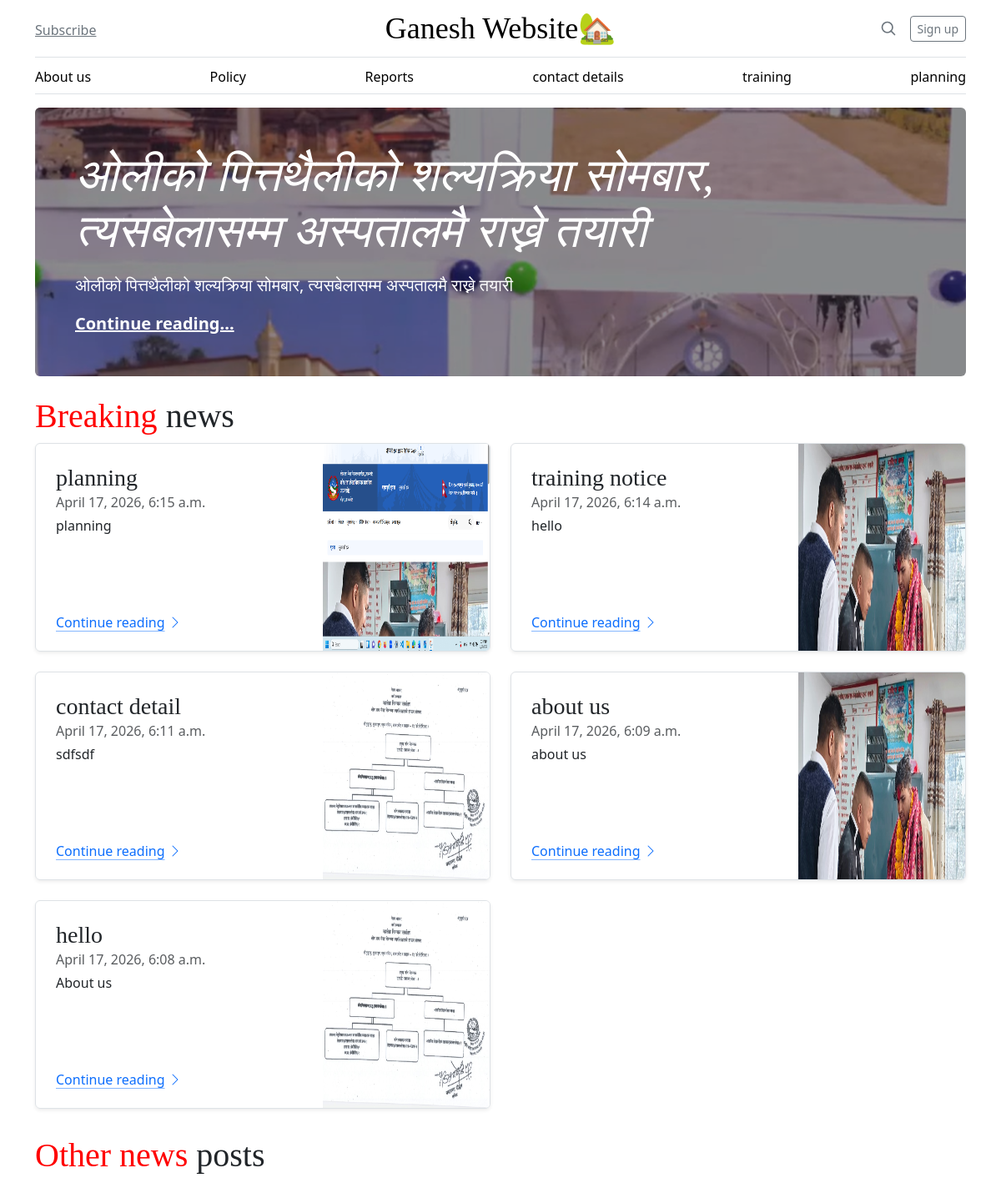
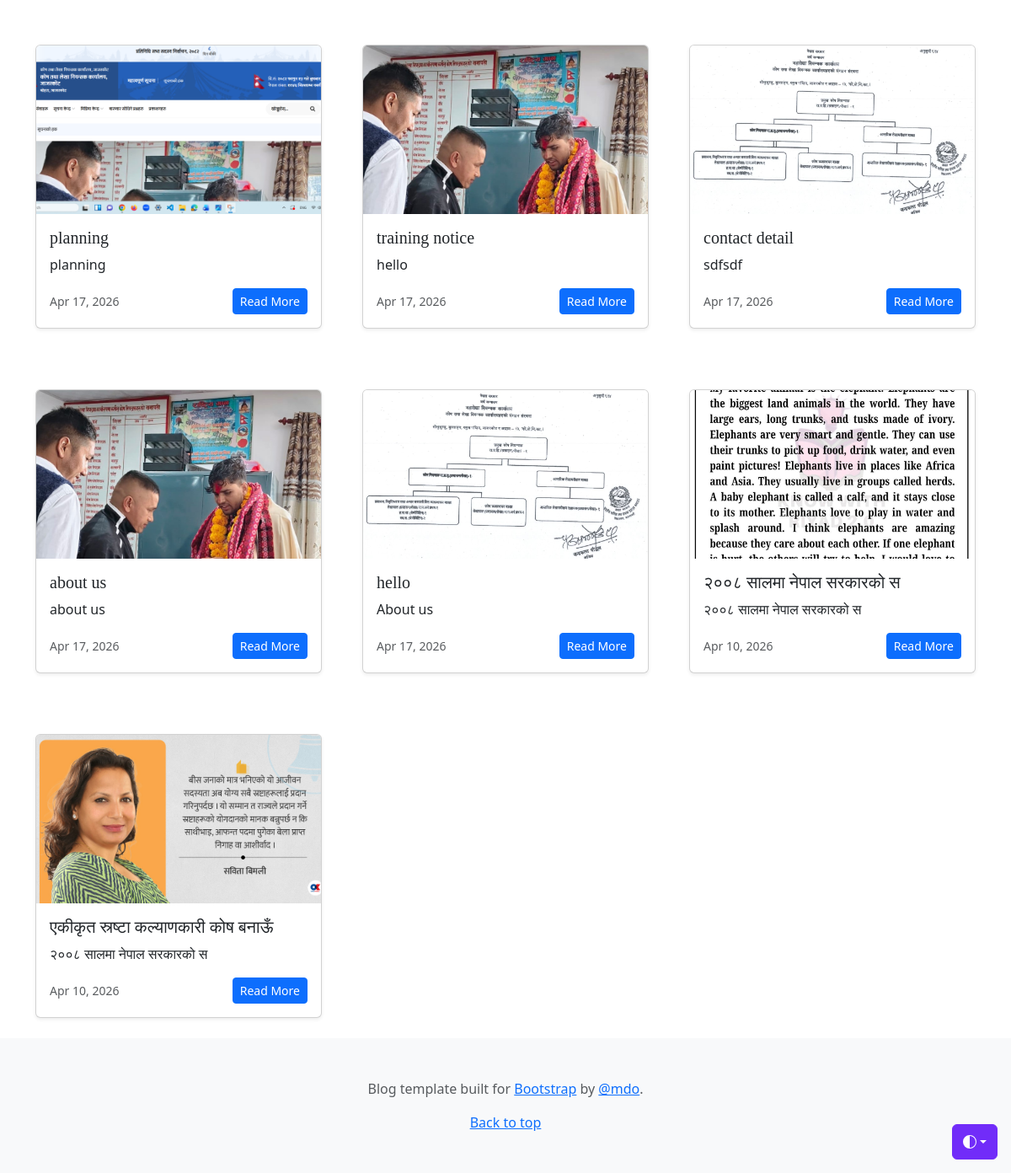
The page / on the database its author committed (2 pictures, top to bottom).
### blog/models.py (models this page shows, shortened)
class Category(models.Model):
    title = models.CharField(max_length=100)
    name = models.CharField(max_length=100)
    created_at = models.DateTimeField(auto_now_add=True)
    updated_at = models.DateTimeField(auto_now=True)

class Blog(models.Model):
    title = models.CharField(max_length=200, null=True, blank=True)
    slug = models.SlugField(unique=True)
    category = models.ForeignKey(Category, on_delete=models.CASCADE)
    author = models.CharField(max_length=100)
    featured_image = models.ImageField(upload_to='blog_images/', null=True, blank=True)
    short_description = models.CharField(max_length=255)
    blog_body = models.TextField()
    status = models.IntegerField(choices=STATUS_CHOICES, default=0)
    featured_post = models.BooleanField(default=False, null=True, blank=True)
    created_at = models.DateTimeField(auto_now_add=True)
    updated_at = models.DateTimeField(auto_now=True)

### myproject/views.py (the view)
# urls.py: 2. Add a URL to urlpatterns:  path('', views.home, name='home')
def home(request):
    featured_posts = Blog.objects.filter(featured_post=True, status=1).order_by('-created_at')
    posts=Blog.objects.filter(featured_post=False, status=1).order_by('-created_at')
    breaking_news = Blog.objects.filter(featured_post=False, status=1).order_by('-created_at')[:5]
    context = {
        'featured_posts': featured_posts,
        'posts': posts,
        'breaking_news': breaking_news,
    }
    return render(request, 'home.html', context)

### blog/context_processor.py (called while the page is built)
def get_categories(request):
    categories = Category.objects.all()
    return dict(categories=categories)

### templates/home.html
{% extends 'base.html' %} {% block content %}
<main class="container">
  {% for featured_post in featured_posts %}
  <div
    class="p-4 p-md-5 mb-4 rounded featured-hero"
    style="background-image: url('{{ featured_post.featured_image.url }}');"
  >
    <div class="featured-content">
      <h1 class="display-4 fst-italic">{{ featured_post.title }}</h1>
      <p class="lead my-3">
        {{ featured_post.short_description|truncatechars:200 }}
      </p>
      <p class="lead mb-0">
        <a href="#" class="text-white fw-bold">Continue reading...</a>
      </p>
    </div>
  </div>
  {% endfor %}
  <div class="row mb-2">
    <h1><span style="color: red">Breaking </span> news</h1>
    {% for news in breaking_news %}
    <div class="col-md-6">
      <div
        class="row g-0 border rounded overflow-hidden flex-md-row mb-4 shadow-sm h-md-250 position-relative"
      >
        <div class="col p-4 d-flex flex-column position-static">
          <h3 class="mb-0">{{ news.title}}</h3>
          <div class="mb-1 text-body-secondary">{{ news.created_at }}</div>
          <p class="card-text mb-auto">
            {{ news.short_description|truncatechars:100 }}
          </p>
          <a href="#" class="icon-link gap-1 icon-link-hover stretched-link">
            Continue reading
            <svg class="bi" aria-hidden="true">
              <use xlink:href="#chevron-right"></use>
            </svg>
          </a>
        </div>
        <div class="col-auto d-none d-lg-block">
           <img src="{{ news.featured_image.url }}" alt="Image" width="200" height="250" class="bd-placeholder-img">
        </div>
      </div>
    </div>
    {% endfor %}
  </div>
  <div class="row g-5">
    <h1><span style="color: red">Other news</span> posts</h1>
    {% for post in posts %}
    <div class="col-md-4 mb-4">
        <div class="card h-100 shadow-sm">
          {% if post.featured_image %}
          <img src="{{ post.featured_image.url }}" class="card-img-top" alt="{{ post.title }}" style="height: 200px; object-fit: cover;">
          {% endif %}
        <div class="card-body d-flex flex-column">
          <h5 class="card-title">{{ post.title }}</h5>
          <p class="card-text flex-grow-1">
            {{ post.short_description|truncatechars:150 }}
          </p>
          <div
            class="d-flex justify-content-between align-items-center mt-auto"
          >
            <small class="text-body-secondary"
              >{{ post.created_at|date:"M d, Y" }}</small
            >
            <a href="#" class="btn btn-primary btn-sm">Read More</a>
          </div>
        </div>
      </div>
    </div>
    {% endfor %}
  </div>
</main>
{% endblock %}

### templates/base.html (shortened to what this page needs)
{% load static %}
<!doctype html>
<html lang="en" data-bs-theme="auto">
  <head>
    <link href="{% static 'css/bootstrap.min.css' %}" rel="stylesheet" />
    <link href="blog.css" rel="stylesheet" />
  </head>
  <body>
    <div
      class="dropdown position-fixed bottom-0 end-0 mb-3 me-3 bd-mode-toggle"
    >
      <button
        class="btn btn-bd-primary py-2 dropdown-toggle d-flex align-items-center"
        id="bd-theme"
        type="button"
        aria-expanded="false"
        data-bs-toggle="dropdown"
        aria-label="Toggle theme (auto)"
      >
        <svg class="bi my-1 theme-icon-active" aria-hidden="true">
          <use href="#circle-half"></use>
        </svg>
      </button>
    </div>
    <div class="container">
      <header class="border-bottom lh-1 py-3">
        <div class="row flex-nowrap justify-content-between align-items-center">
          <div class="col-4 pt-1">
            <a class="link-secondary" href="#">Subscribe</a>
          </div>
          <div class="col-4 text-center">
            <a
              class="blog-header-logo text-body-emphasis text-decoration-none"
              href="{% url 'home' %}"
              >Ganesh Website🏡</a
            >
          </div>
          <div class="col-4 d-flex justify-content-end align-items-center">
            <a class="link-secondary" href="#" aria-label="Search">
              <svg
                xmlns="http://www.w3.org/2000/svg"
                width="20"
                height="20"
                fill="none"
                stroke="currentColor"
                stroke-linecap="round"
                stroke-linejoin="round"
                stroke-width="2"
                class="mx-3"
                role="img"
                viewBox="0 0 24 24"
              >
                <title>Search</title>
                <circle cx="10.5" cy="10.5" r="7.5"></circle>
                <path d="M21 21l-5.2-5.2"></path>
              </svg>
            </a>
            <a class="btn btn-sm btn-outline-secondary" href="#">Sign up</a>
          </div>
        </div>
      </header>
      <div class="nav-scroller py-1 mb-3 border-bottom">
        <nav class="nav nav-underline justify-content-between">
          {% for category in categories %}
          <a class="nav-item nav-link link-body-emphasis" href="{% url 'post_by_category' category.id %}"
            >{{ category.name }}</a
          >
          {% endfor %}
        </nav>
      </div>
    </div>
    {% block content %} {% endblock %}
    <footer class="py-5 text-center text-body-secondary bg-body-tertiary">
      <p>
        Blog template built for
        <a href="https://getbootstrap.com/">Bootstrap</a> by
        <a href="https://x.com/mdo">@mdo</a>.
      </p>
      <p class="mb-0"><a href="#">Back to top</a></p>
    </footer>
  </body>
</html>

### static/css/blog.css (style rules this page uses)
.blog-header-logo { font-family: "Playfair Display", Georgia, "Times New Roman", serif; font-size: 2.25rem; }
h1, h2, h3, h4, h5, h6 { font-family: "Playfair Display", Georgia, "Times New Roman", serif; }
@media (min-width: 768px) { .h-md-250 { height: 250px; } }

### templates/base.html (style rules this page uses)
.bd-placeholder-img { font-size: 1.125rem; text-anchor: middle; -webkit-user-select: none; -moz-user-select: none; user-select: none; }
.bi { vertical-align: -0.125em; fill: currentColor; }
.nav-scroller { position: relative; z-index: 2; height: 2.75rem; overflow-y: hidden; }
.nav-scroller .nav { display: flex; flex-wrap: nowrap; padding-bottom: 1rem; margin-top: -1px; overflow-x: auto; text-align: center; white-space: nowrap; -webkit-overflow-scrolling: touch; }
.btn-bd-primary { --bd-violet-bg: #712cf9; --bd-violet-rgb: 112.520718, 44.062154, 249.437846; --bs-btn-font-weight: 600; --bs-btn-color: var(--bs-white); --bs-btn-bg: var(--bd-violet-bg); --bs-btn-border-color: var(--bd-violet-bg); --bs-btn-hover-color: var(--bs-white); --bs-btn-hover-bg: #6528e0; --bs-btn-hover-border-color: #6528e0; --bs-btn-focus-shadow-rgb: var(--bd-violet-rgb); --bs-btn-active-color: var(--bs-btn-hover-color); --bs-btn-active-bg: #5a23c8; --bs-btn-active-border-color: #5a23c8; }
.bd-mode-toggle { z-index: 1500; }
.bd-mode-toggle .bi { width: 1em; height: 1em; }
.featured-hero { min-height: 320px; background-size: cover; background-position: center; background-repeat: no-repeat; position: relative; color: #fff; }
.featured-hero::before { content: ""; position: absolute; inset: 0; background: rgba(0, 0, 0, 0.45); border-radius: inherit; }
.featured-hero .featured-content { position: relative; z-index: 1; }

### rows shown on the page
Category: name "About us"
Category: name "Policy"
Category: name "Reports"
Category: name "contact details"
Category: name "training"
Category: name "planning"
Blog: featured_image (picture), title "ओलीको पित्तथैलीको शल्यक्रिया सोमबार, त्यसबेलासम्म अस्पतालमै राख्ने तयारी", short_description "ओलीको पित्तथैलीको शल्यक्रिया सोमबार, त्यसबेलासम्म अस्पतालमै राख्ने तयारी"
Blog: title "planning", created_at "April 17, 2026, 6:15 a.m.", short_description "planning", featured_image (picture), created_at "Apr 17, 2026"
Blog: title "training notice", created_at "April 17, 2026, 6:14 a.m.", short_description "hello", featured_image (picture), created_at "Apr 17, 2026"
Blog: title "contact detail", created_at "April 17, 2026, 6:11 a.m.", short_description "sdfsdf", featured_image (picture), created_at "Apr 17, 2026"
Blog: title "about us", created_at "April 17, 2026, 6:09 a.m.", short_description "about us", featured_image (picture), created_at "Apr 17, 2026"
Blog: title "hello", created_at "April 17, 2026, 6:08 a.m.", short_description "About us", featured_image (picture), created_at "Apr 17, 2026"
Blog: featured_image (picture), title "२००८ सालमा नेपाल सरकारको स", short_description "२००८ सालमा नेपाल सरकारको स", created_at "Apr 10, 2026"
Blog: featured_image (picture), title "एकीकृत स्रष्टा कल्याणकारी कोष बनाऊँ", short_description "२००८ सालमा नेपाल सरकारको स", created_at "Apr 10, 2026"
